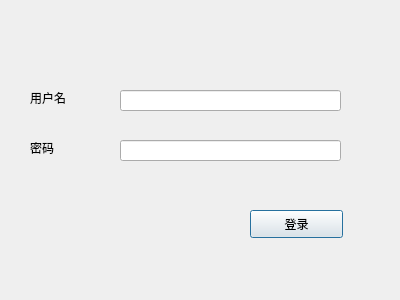
<?xml version="1.0" encoding="UTF-8"?>
<ui version="4.0">
 <class>LoginDlg</class>
 <widget class="QDialog" name="LoginDlg">
  <property name="geometry">
   <rect>
    <x>0</x>
    <y>0</y>
    <width>400</width>
    <height>300</height>
   </rect>
  </property>
  <property name="windowTitle">
   <string>Dialog</string>
  </property>
  <widget class="QLabel" name="userName_lb">
   <property name="geometry">
    <rect>
     <x>30</x>
     <y>90</y>
     <width>72</width>
     <height>15</height>
    </rect>
   </property>
   <property name="text">
    <string>用户名</string>
   </property>
  </widget>
  <widget class="QLineEdit" name="userName_lineEdit">
   <property name="geometry">
    <rect>
     <x>120</x>
     <y>90</y>
     <width>221</width>
     <height>21</height>
    </rect>
   </property>
  </widget>
  <widget class="QPushButton" name="login_btn">
   <property name="geometry">
    <rect>
     <x>250</x>
     <y>210</y>
     <width>93</width>
     <height>28</height>
    </rect>
   </property>
   <property name="text">
    <string>登录</string>
   </property>
  </widget>
  <widget class="QLabel" name="label">
   <property name="geometry">
    <rect>
     <x>30</x>
     <y>140</y>
     <width>72</width>
     <height>15</height>
    </rect>
   </property>
   <property name="text">
    <string>密码</string>
   </property>
  </widget>
  <widget class="QLineEdit" name="password_le">
   <property name="geometry">
    <rect>
     <x>120</x>
     <y>140</y>
     <width>221</width>
     <height>21</height>
    </rect>
   </property>
  </widget>
 </widget>
 <resources/>
 <connections/>
</ui>
